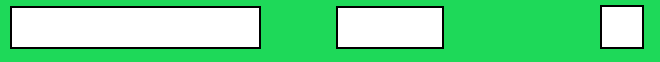
       <widget class="QWidget" name="key9" native="true">
        <property name="sizePolicy">
         <sizepolicy hsizetype="Preferred" vsizetype="Fixed">
          <horstretch>0</horstretch>
          <verstretch>0</verstretch>
         </sizepolicy>
        </property>
        <property name="minimumSize">
         <size>
          <width>0</width>
          <height>55</height>
         </size>
        </property>
        <property name="maximumSize">
         <size>
          <width>16777215</width>
          <height>90</height>
         </size>
        </property>
        <property name="cursor">
         <cursorShape>PointingHandCursor</cursorShape>
        </property>
        <property name="styleSheet">
         <string notr="true">background-color: rgb(30, 217, 89);
</string>
        </property>
        <widget class="QLineEdit" name="game_command9">
         <property name="geometry">
          <rect>
           <x>10</x>
           <y>6</y>
           <width>251</width>
           <height>43</height>
          </rect>
         </property>
         <property name="sizePolicy">
          <sizepolicy hsizetype="Expanding" vsizetype="Preferred">
           <horstretch>0</horstretch>
           <verstretch>0</verstretch>
          </sizepolicy>
         </property>
         <property name="minimumSize">
          <size>
           <width>0</width>
           <height>43</height>
          </size>
         </property>
         <property name="maximumSize">
          <size>
           <width>16777215</width>
           <height>16777215</height>
          </size>
         </property>
         <property name="font">
          <font>
           <family>Berlin Sans FB</family>
           <pointsize>20</pointsize>
          </font>
         </property>
         <property name="styleSheet">
          <string notr="true">background-color: rgb(255, 255, 255);
color: rgb(0, 0, 0);
border-style: solid;
border-width: 2px;
border-color: black;</string>
         </property>
         <property name="inputMask">
          <string notr="true"/>
         </property>
         <property name="maxLength">
          <number>16</number>
         </property>
         <property name="alignment">
          <set>Qt::AlignCenter</set>
         </property>
        </widget>
        <widget class="QLabel" name="key_9_name">
         <property name="geometry">
          <rect>
           <x>336</x>
           <y>6</y>
           <width>108</width>
           <height>43</height>
          </rect>
         </property>
         <property name="font">
          <font>
           <family>Berlin Sans FB</family>
           <pointsize>30</pointsize>
          </font>
         </property>
         <property name="styleSheet">
          <string notr="true">background-color: rgb(255, 255, 255);
border-style: solid;
border-width: 2px;
border-color: black;</string>
         </property>
         <property name="text">
          <string/>
         </property>
         <property name="textFormat">
          <enum>Qt::PlainText</enum>
         </property>
         <property name="pixmap">
          <pixmap>../Images/espace_Icon.png</pixmap>
         </property>
         <property name="scaledContents">
          <bool>true</bool>
         </property>
         <property name="alignment">
          <set>Qt::AlignCenter</set>
         </property>
         <property name="wordWrap">
          <bool>false</bool>
         </property>
        </widget>
        <widget class="QCheckBox" name="checkBoxEspace">
         <property name="geometry">
          <rect>
           <x>600</x>
           <y>2</y>
           <width>51</width>
           <height>51</height>
          </rect>
         </property>
         <property name="styleSheet">
          <string notr="true">QCheckBox::indicator {
     width: 40px;
     height: 40px;
	border-style: solid;
    border-width: 2px;
    border-color: black;
}

QCheckBox::indicator:checked {
 background-color: rgb(7, 113, 240);
}
QCheckBox::indicator:unchecked {
    background-color: rgb(255, 255, 255);
}
</string>
         </property>
         <property name="text">
          <string/>
         </property>
         <property name="iconSize">
          <size>
           <width>23</width>
           <height>28</height>
          </size>
         </property>
         <property name="checkable">
          <bool>true</bool>
         </property>
        </widget>
       </widget>
